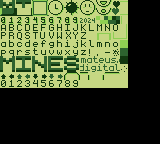

Below is a game level as drawn by its tile map, then a one-line description and the .tmx file that defines it, in full:
An orthogonal 20x18 tile map with 8x8 px tiles, 1 tile layer (Tile Layer 1).

<map version="1.10" tiledversion="1.10.2" orientation="orthogonal" renderorder="right-down" width="20" height="18" tilewidth="8" tileheight="8" infinite="0" nextlayerid="2" nextobjectid="1">
 <editorsettings>
  <export format="csv" />
 </editorsettings>
 <tileset firstgid="1" source="tiles.tsx" />
 <layer id="1" name="Tile Layer 1" width="20" height="18">
  <data encoding="csv">
113,114,115,116,5,6,7,8,9,10,11,12,13,14,15,16,0,0,0,0,
17,18,19,20,21,22,23,24,25,26,27,28,29,30,31,32,0,0,0,0,
33,34,35,36,37,38,39,40,41,42,43,44,45,46,47,48,0,0,0,0,
49,50,51,52,53,54,55,56,57,58,59,60,61,62,63,64,0,0,0,0,
65,66,67,68,69,70,71,72,73,74,75,76,77,78,79,80,0,0,0,0,
81,82,83,84,85,86,87,88,89,90,91,92,93,94,95,96,0,0,0,0,
97,98,99,100,101,102,103,104,105,106,107,108,109,110,111,112,0,0,0,0,
113,114,115,116,117,118,119,120,121,122,123,124,125,126,127,128,0,0,0,0,
129,130,131,132,133,134,135,136,137,138,139,140,141,142,143,144,0,0,0,0,
145,146,147,148,149,150,151,152,153,154,155,156,157,158,159,160,0,0,0,0,
161,162,163,164,165,166,167,168,169,170,171,172,173,174,175,176,0,0,0,0,
0,0,0,0,0,0,0,0,0,0,0,0,0,0,0,0,0,0,0,0,
0,0,0,0,0,0,0,0,0,0,0,0,0,0,0,0,0,0,0,0,
0,0,0,0,0,0,0,0,0,0,0,0,0,0,0,0,0,0,0,0,
0,0,0,0,0,0,0,0,0,0,0,0,0,0,0,0,0,0,0,0,
0,0,0,0,0,0,0,0,0,0,0,0,0,0,0,0,0,0,0,0,
0,0,0,0,0,0,0,0,0,0,0,0,0,0,0,0,0,0,0,0,
0,0,0,0,0,0,0,0,0,0,0,0,0,0,0,0,0,0,0,0
</data>
 </layer>
</map>